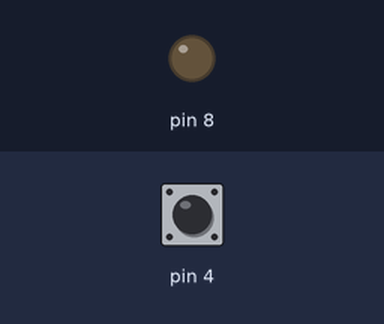
Recording of a sketch running on a simulated Arduino Uno, built with avr-gcc and run on an emulated ATmega328P. Shown: output pins drawn as LEDs (lit = HIGH). Dashed ring = blinking. The test bench sets the inputs (shaded band); at power-on: pin 4 LOW. What the sketch prints to the serial monitor is not drawn.

Above: at 1.2 s.
1.3 s: pin 4 driven HIGH
At 2.4 s:
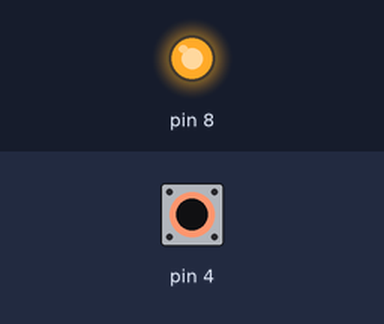
2.8 s: pin 4 driven LOW
At 3.6 s:
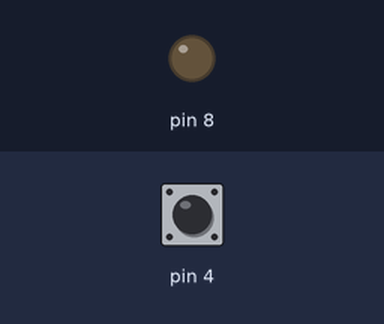
5.8 s: pin 4 pulsed HIGH 5 times (0.12 s each, 0.3 s apart)
At 5.86 s:
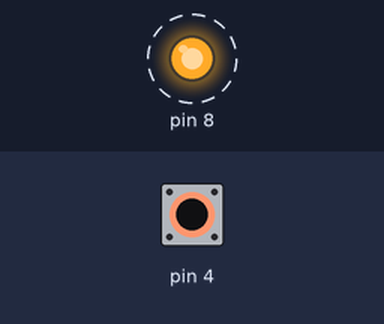
Timing chart, 0 to 8.8 s (numbered marks = the images above; inputs shaded):
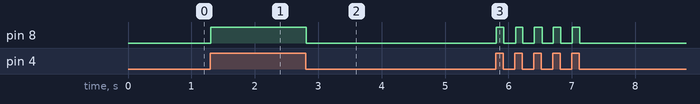

The sketch:

button_state.ino
```cpp
int buttonState=0;

void setup() {
  // put your setup code here, to run once:
  pinMode(4,INPUT);
  pinMode(8,OUTPUT);
  Serial.begin(9600);
}

void loop() {
  // put your main code here, to run repeatedly:
  buttonState = digitalRead(4);
  if (buttonState == HIGH)
  {
    Serial.println("HIGH");
    digitalWrite(8,HIGH);
  }
  else
  {
    Serial.println("LOW");
    digitalWrite(8,LOW);
  }
}
```

Measured:
- after the input at 1.3 s, pin 8: LOW → HIGH at once
- after the input at 2.8 s, pin 8: HIGH → LOW at once
- after the input at 5.8 s, pin 8: alternates HIGH for 0.12 s and LOW for 0.18 s, 10 changes in all, then stays LOW, starting at once
